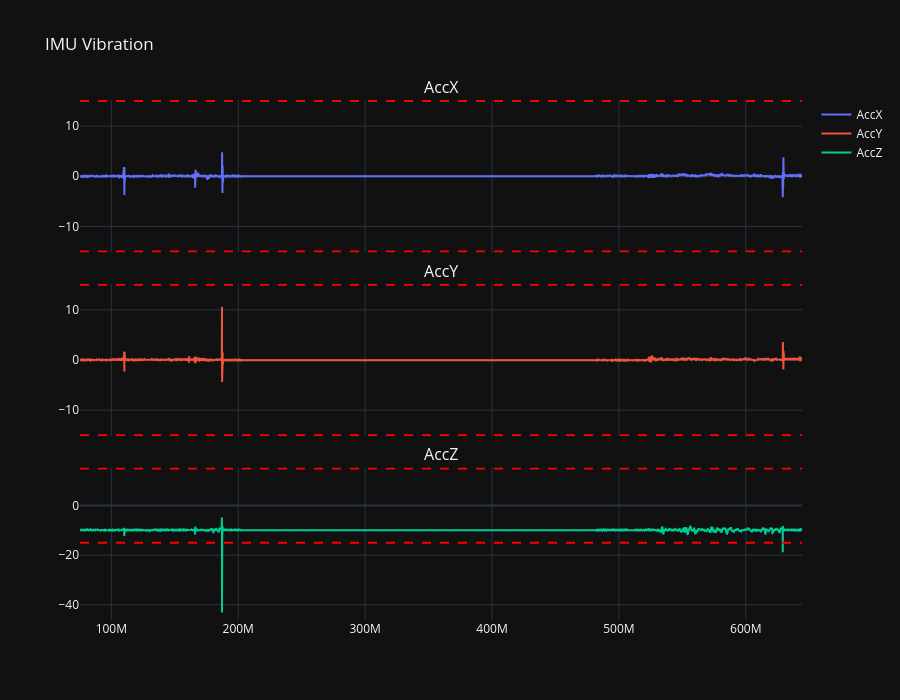
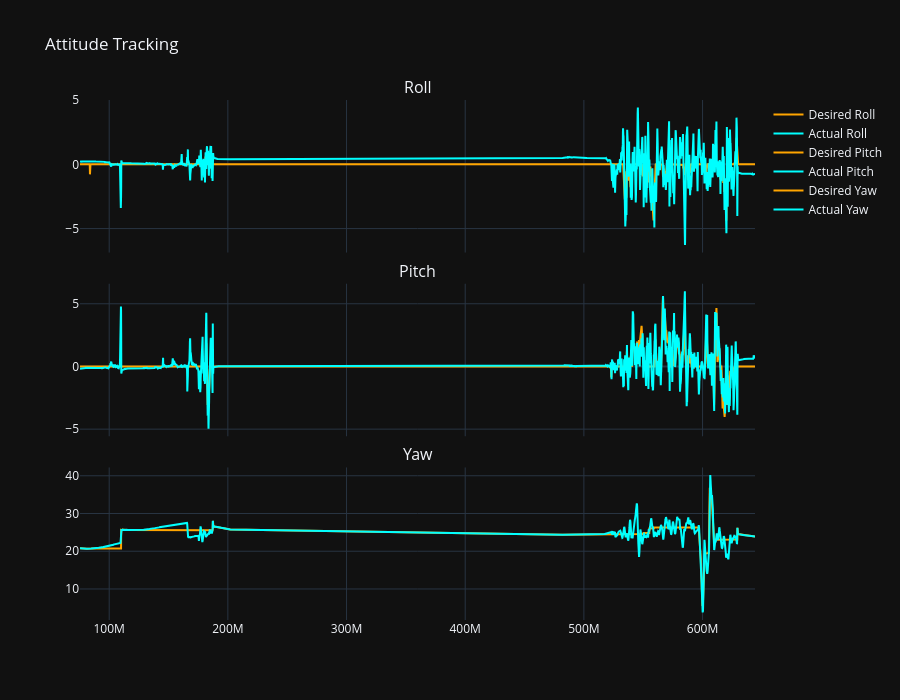
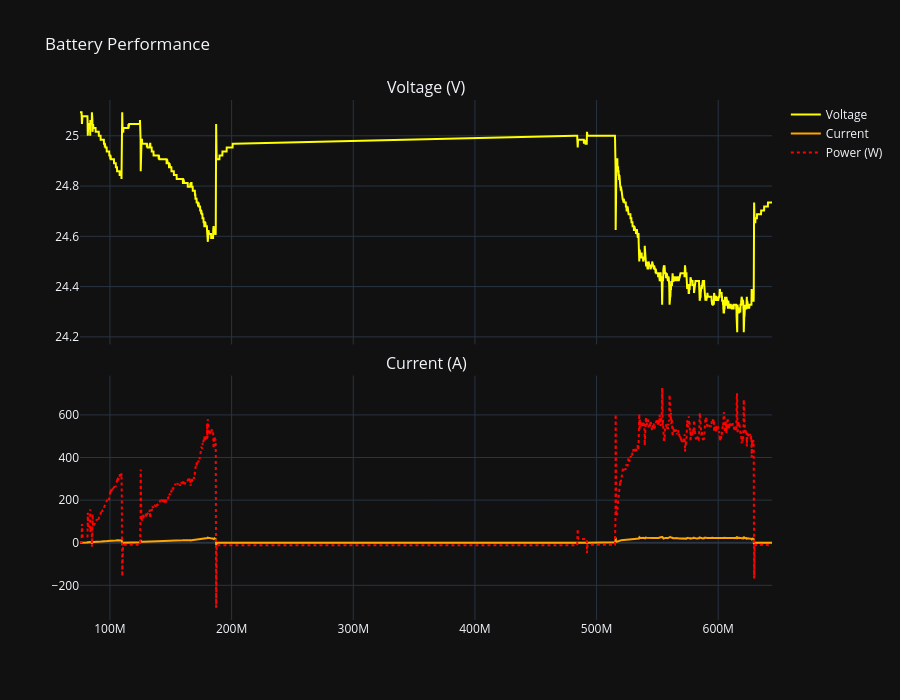
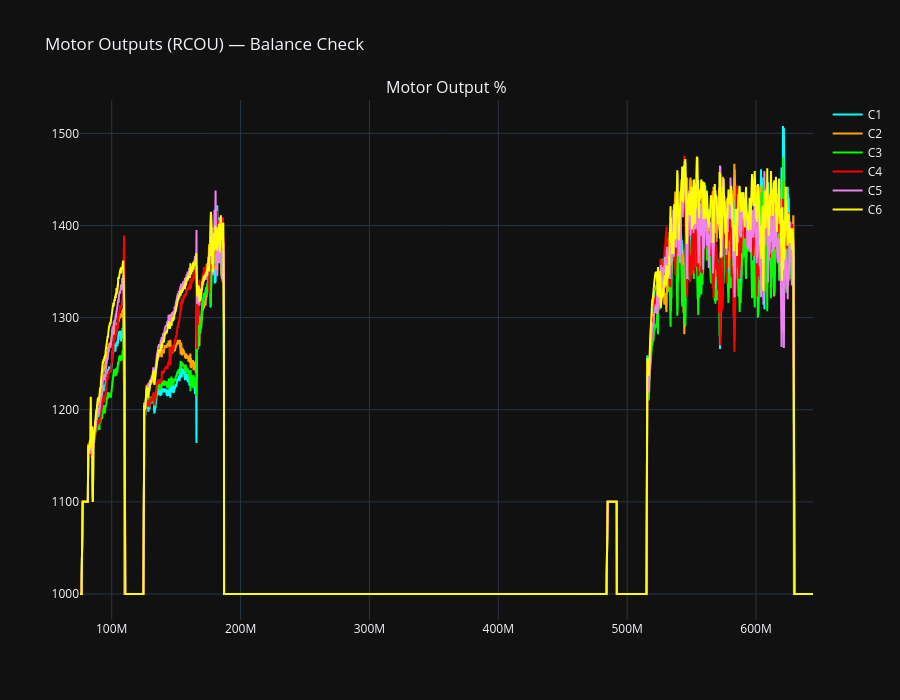

Here is the notebook cell these charts were saved with, in order:
### Code cell
from pymavlink import mavutil
import pandas as pd
import plotly.graph_objects as go
from plotly.subplots import make_subplots

# ── Load log ──────────────────────────────────────────────────────────────────
mlog = mavutil.mavlink_connection('/Users/ethansimon/Desktop/Flight_Logs/00000005.BIN')

target_msgs = ['IMU', 'ATT', 'BAT', 'MOT', 'RATE', 'RCOU']
data = {msg: [] for msg in target_msgs}

while True:
    msg = mlog.recv_match(type=target_msgs, blocking=False)
    if msg is None:
        break
    data[msg.get_type()].append(msg.to_dict())

dfs = {k: pd.DataFrame(v) for k, v in data.items() if data[k]}
print("Loaded:", list(dfs.keys()))


# ── Helper ────────────────────────────────────────────────────────────────────
def make_fig(title, rows, row_titles, height=700):
    fig = make_subplots(rows=rows, cols=1,
                        shared_xaxes=True,
                        subplot_titles=row_titles,
                        vertical_spacing=0.06)
    fig.update_layout(title=title, height=height, template='plotly_dark')
    return fig


# ── 1. IMU Vibration ──────────────────────────────────────────────────────────
if 'IMU' in dfs:
    imu = dfs['IMU']
    fig = make_fig('IMU Vibration', 3, ['AccX', 'AccY', 'AccZ'])
    for i, axis in enumerate(['AccX', 'AccY', 'AccZ'], start=1):
        if axis in imu.columns:
            fig.add_trace(go.Scatter(x=imu['TimeUS'], y=imu[axis],
                                     mode='lines', name=axis), row=i, col=1)
            fig.add_hline(y=15,  line_dash='dash', line_color='red', row=i, col=1)
            fig.add_hline(y=-15, line_dash='dash', line_color='red', row=i, col=1)
    fig.show()


# ── 2. Attitude Tracking ──────────────────────────────────────────────────────
if 'ATT' in dfs:
    att = dfs['ATT']
    axes_pairs = [('DesRoll', 'Roll'), ('DesPitch', 'Pitch'), ('DesYaw', 'Yaw')]
    fig = make_fig('Attitude Tracking', 3, ['Roll', 'Pitch', 'Yaw'])
    for i, (desired, actual) in enumerate(axes_pairs, start=1):
        if desired in att.columns and actual in att.columns:
            fig.add_trace(go.Scatter(x=att['TimeUS'], y=att[desired],
                                     mode='lines', name=f'Desired {actual}',
                                     line=dict(color='orange')), row=i, col=1)
            fig.add_trace(go.Scatter(x=att['TimeUS'], y=att[actual],
                                     mode='lines', name=f'Actual {actual}',
                                     line=dict(color='cyan')), row=i, col=1)
    fig.show()


# ── 3. Battery ────────────────────────────────────────────────────────────────
if 'BAT' in dfs:
    bat = dfs['BAT']
    fig = make_fig('Battery Performance', 2, ['Voltage (V)', 'Current (A)'])
    if 'Volt' in bat.columns:
        fig.add_trace(go.Scatter(x=bat['TimeUS'], y=bat['Volt'],
                                 mode='lines', name='Voltage',
                                 line=dict(color='yellow')), row=1, col=1)
    if 'Curr' in bat.columns:
        fig.add_trace(go.Scatter(x=bat['TimeUS'], y=bat['Curr'],
                                 mode='lines', name='Current',
                                 line=dict(color='orange')), row=2, col=1)
        # Overlay power (W) on current plot if both available
        if 'Volt' in bat.columns:
            power = bat['Volt'] * bat['Curr']
            fig.add_trace(go.Scatter(x=bat['TimeUS'], y=power,
                                     mode='lines', name='Power (W)',
                                     line=dict(color='red', dash='dot')), row=2, col=1)
    fig.show()


# ── 4. Motor Balance ──────────────────────────────────────────────────────────
# Try MOT first, fall back to RCOU
motor_source = 'MOT' if 'MOT' in dfs else 'RCOU' if 'RCOU' in dfs else None

if motor_source:
    mot = dfs[motor_source]
    # Find motor columns — varies by firmware
    motor_cols = [c for c in mot.columns
                  if c.startswith('Mot') or c.startswith('C')
                  and c[1:].isdigit()]
    if not motor_cols:
        # RCOU uses C1, C2 ... style
        motor_cols = [c for c in mot.columns if c in
                      ['C1','C2','C3','C4','C5','C6']]

    if motor_cols:
        colors = ['cyan','orange','lime','red','violet','yellow']
        fig = make_fig(f'Motor Outputs ({motor_source}) — Balance Check',
                       1, ['Motor Output %'])
        for j, col in enumerate(motor_cols[:6]):
            fig.add_trace(go.Scatter(x=mot['TimeUS'], y=mot[col],
                                     mode='lines', name=col,
                                     line=dict(color=colors[j % len(colors)])),
                          row=1, col=1)
        fig.show()


# ── 5. Rate Controller (PID effort) ───────────────────────────────────────────
if 'RATE' in dfs:
    rate = dfs['RATE']
    axes_pairs = [('RDes', 'R'), ('PDes', 'P'), ('YDes', 'Y')]
    labels = ['Roll Rate', 'Pitch Rate', 'Yaw Rate']
    fig = make_fig('Rate Controller — Desired vs Actual', 3, labels)
    for i, (desired, actual) in enumerate(axes_pairs, start=1):
        if desired in rate.columns and actual in rate.columns:
            fig.add_trace(go.Scatter(x=rate['TimeUS'], y=rate[desired],
                                     mode='lines', name=f'Des {labels[i-1]}',
                                     line=dict(color='orange')), row=i, col=1)
            fig.add_trace(go.Scatter(x=rate['TimeUS'], y=rate[actual],
                                     mode='lines', name=f'Act {labels[i-1]}',
                                     line=dict(color='cyan')), row=i, col=1)
    fig.show()

### Figure 1 — Plotly figure (JSON) as saved in the notebook; plotly's stock layout.template omitted (floating-point values rounded to 4 significant figures; data arrays with more than 128 entries replaced by an {"elided": "..."} marker saying what was removed)
{"data": [{"mode": "lines", "name": "AccX", "x": {"elided": "21227 int values"}, "y": {"elided": "21227 float values"}, "type": "scatter", "xaxis": "x", "yaxis": "y"}, {"mode": "lines", "name": "AccY", "x": {"elided": "21227 int values"}, "y": {"elided": "21227 float values"}, "type": "scatter", "xaxis": "x2", "yaxis": "y2"}, {"mode": "lines", "name": "AccZ", "x": {"elided": "21227 int values"}, "y": {"elided": "21227 float values"}, "type": "scatter", "xaxis": "x3", "yaxis": "y3"}], "layout": {"xaxis": {"anchor": "y", "domain": [0.0, 1.0], "matches": "x3", "showticklabels": false}, "yaxis": {"anchor": "x", "domain": [0.7067, 1.0]}, "xaxis2": {"anchor": "y2", "domain": [0.0, 1.0], "matches": "x3", "showticklabels": false}, "yaxis2": {"anchor": "x2", "domain": [0.3533, 0.6467]}, "xaxis3": {"anchor": "y3", "domain": [0.0, 1.0]}, "yaxis3": {"anchor": "x3", "domain": [0.0, 0.2933]}, "annotations": [{"font": {"size": 16}, "showarrow": false, "text": "AccX", "x": 0.5, "xanchor": "center", "xref": "paper", "y": 1.0, "yanchor": "bottom", "yref": "paper"}, {"font": {"size": 16}, "showarrow": false, "text": "AccY", "x": 0.5, "xanchor": "center", "xref": "paper", "y": 0.6467, "yanchor": "bottom", "yref": "paper"}, {"font": {"size": 16}, "showarrow": false, "text": "AccZ", "x": 0.5, "xanchor": "center", "xref": "paper", "y": 0.2933, "yanchor": "bottom", "yref": "paper"}], "title": {"text": "IMU Vibration"}, "height": 700, "shapes": [{"line": {"color": "red", "dash": "dash"}, "type": "line", "x0": 0, "x1": 1, "xref": "x domain", "y0": 15, "y1": 15, "yref": "y"}, {"line": {"color": "red", "dash": "dash"}, "type": "line", "x0": 0, "x1": 1, "xref": "x domain", "y0": -15, "y1": -15, "yref": "y"}, {"line": {"color": "red", "dash": "dash"}, "type": "line", "x0": 0, "x1": 1, "xref": "x2 domain", "y0": 15, "y1": 15, "yref": "y2"}, {"line": {"color": "red", "dash": "dash"}, "type": "line", "x0": 0, "x1": 1, "xref": "x2 domain", "y0": -15, "y1": -15, "yref": "y2"}, {"line": {"color": "red", "dash": "dash"}, "type": "line", "x0": 0, "x1": 1, "xref": "x3 domain", "y0": 15, "y1": 15, "yref": "y3"}, {"line": {"color": "red", "dash": "dash"}, "type": "line", "x0": 0, "x1": 1, "xref": "x3 domain", "y0": -15, "y1": -15, "yref": "y3"}]}}

### Figure 2 — Plotly figure (JSON) as saved in the notebook; plotly's stock layout.template omitted (floating-point values rounded to 4 significant figures; data arrays with more than 128 entries replaced by an {"elided": "..."} marker saying what was removed)
{"data": [{"line": {"color": "orange"}, "mode": "lines", "name": "Desired Roll", "x": {"elided": "2829 int values"}, "y": {"elided": "2829 float values"}, "type": "scatter", "xaxis": "x", "yaxis": "y"}, {"line": {"color": "cyan"}, "mode": "lines", "name": "Actual Roll", "x": {"elided": "2829 int values"}, "y": {"elided": "2829 float values"}, "type": "scatter", "xaxis": "x", "yaxis": "y"}, {"line": {"color": "orange"}, "mode": "lines", "name": "Desired Pitch", "x": {"elided": "2829 int values"}, "y": {"elided": "2829 float values"}, "type": "scatter", "xaxis": "x2", "yaxis": "y2"}, {"line": {"color": "cyan"}, "mode": "lines", "name": "Actual Pitch", "x": {"elided": "2829 int values"}, "y": {"elided": "2829 float values"}, "type": "scatter", "xaxis": "x2", "yaxis": "y2"}, {"line": {"color": "orange"}, "mode": "lines", "name": "Desired Yaw", "x": {"elided": "2829 int values"}, "y": {"elided": "2829 float values"}, "type": "scatter", "xaxis": "x3", "yaxis": "y3"}, {"line": {"color": "cyan"}, "mode": "lines", "name": "Actual Yaw", "x": {"elided": "2829 int values"}, "y": {"elided": "2829 float values"}, "type": "scatter", "xaxis": "x3", "yaxis": "y3"}], "layout": {"xaxis": {"anchor": "y", "domain": [0.0, 1.0], "matches": "x3", "showticklabels": false}, "yaxis": {"anchor": "x", "domain": [0.7067, 1.0]}, "xaxis2": {"anchor": "y2", "domain": [0.0, 1.0], "matches": "x3", "showticklabels": false}, "yaxis2": {"anchor": "x2", "domain": [0.3533, 0.6467]}, "xaxis3": {"anchor": "y3", "domain": [0.0, 1.0]}, "yaxis3": {"anchor": "x3", "domain": [0.0, 0.2933]}, "annotations": [{"font": {"size": 16}, "showarrow": false, "text": "Roll", "x": 0.5, "xanchor": "center", "xref": "paper", "y": 1.0, "yanchor": "bottom", "yref": "paper"}, {"font": {"size": 16}, "showarrow": false, "text": "Pitch", "x": 0.5, "xanchor": "center", "xref": "paper", "y": 0.6467, "yanchor": "bottom", "yref": "paper"}, {"font": {"size": 16}, "showarrow": false, "text": "Yaw", "x": 0.5, "xanchor": "center", "xref": "paper", "y": 0.2933, "yanchor": "bottom", "yref": "paper"}], "title": {"text": "Attitude Tracking"}, "height": 700}}

### Figure 3 — Plotly figure (JSON) as saved in the notebook; plotly's stock layout.template omitted (floating-point values rounded to 4 significant figures; data arrays with more than 128 entries replaced by an {"elided": "..."} marker saying what was removed)
{"data": [{"line": {"color": "yellow"}, "mode": "lines", "name": "Voltage", "x": {"elided": "2827 int values"}, "y": {"elided": "2827 float values"}, "type": "scatter", "xaxis": "x", "yaxis": "y"}, {"line": {"color": "orange"}, "mode": "lines", "name": "Current", "x": {"elided": "2827 int values"}, "y": {"elided": "2827 float values"}, "type": "scatter", "xaxis": "x2", "yaxis": "y2"}, {"line": {"color": "red", "dash": "dot"}, "mode": "lines", "name": "Power (W)", "x": {"elided": "2827 int values"}, "y": {"elided": "2827 float values"}, "type": "scatter", "xaxis": "x2", "yaxis": "y2"}], "layout": {"xaxis": {"anchor": "y", "domain": [0.0, 1.0], "matches": "x2", "showticklabels": false}, "yaxis": {"anchor": "x", "domain": [0.53, 1.0]}, "xaxis2": {"anchor": "y2", "domain": [0.0, 1.0]}, "yaxis2": {"anchor": "x2", "domain": [0.0, 0.47]}, "annotations": [{"font": {"size": 16}, "showarrow": false, "text": "Voltage (V)", "x": 0.5, "xanchor": "center", "xref": "paper", "y": 1.0, "yanchor": "bottom", "yref": "paper"}, {"font": {"size": 16}, "showarrow": false, "text": "Current (A)", "x": 0.5, "xanchor": "center", "xref": "paper", "y": 0.47, "yanchor": "bottom", "yref": "paper"}], "title": {"text": "Battery Performance"}, "height": 700}}

### Figure 4 — Plotly figure (JSON) as saved in the notebook; plotly's stock layout.template omitted (floating-point values rounded to 4 significant figures; data arrays with more than 128 entries replaced by an {"elided": "..."} marker saying what was removed)
{"data": [{"line": {"color": "cyan"}, "mode": "lines", "name": "C1", "x": {"elided": "2829 int values"}, "y": {"elided": "2829 int values"}, "type": "scatter", "xaxis": "x", "yaxis": "y"}, {"line": {"color": "orange"}, "mode": "lines", "name": "C2", "x": {"elided": "2829 int values"}, "y": {"elided": "2829 int values"}, "type": "scatter", "xaxis": "x", "yaxis": "y"}, {"line": {"color": "lime"}, "mode": "lines", "name": "C3", "x": {"elided": "2829 int values"}, "y": {"elided": "2829 int values"}, "type": "scatter", "xaxis": "x", "yaxis": "y"}, {"line": {"color": "red"}, "mode": "lines", "name": "C4", "x": {"elided": "2829 int values"}, "y": {"elided": "2829 int values"}, "type": "scatter", "xaxis": "x", "yaxis": "y"}, {"line": {"color": "violet"}, "mode": "lines", "name": "C5", "x": {"elided": "2829 int values"}, "y": {"elided": "2829 int values"}, "type": "scatter", "xaxis": "x", "yaxis": "y"}, {"line": {"color": "yellow"}, "mode": "lines", "name": "C6", "x": {"elided": "2829 int values"}, "y": {"elided": "2829 int values"}, "type": "scatter", "xaxis": "x", "yaxis": "y"}], "layout": {"xaxis": {"anchor": "y", "domain": [0.0, 1.0]}, "yaxis": {"anchor": "x", "domain": [0.0, 1.0]}, "annotations": [{"font": {"size": 16}, "showarrow": false, "text": "Motor Output %", "x": 0.5, "xanchor": "center", "xref": "paper", "y": 1.0, "yanchor": "bottom", "yref": "paper"}], "title": {"text": "Motor Outputs (RCOU) — Balance Check"}, "height": 700}}
